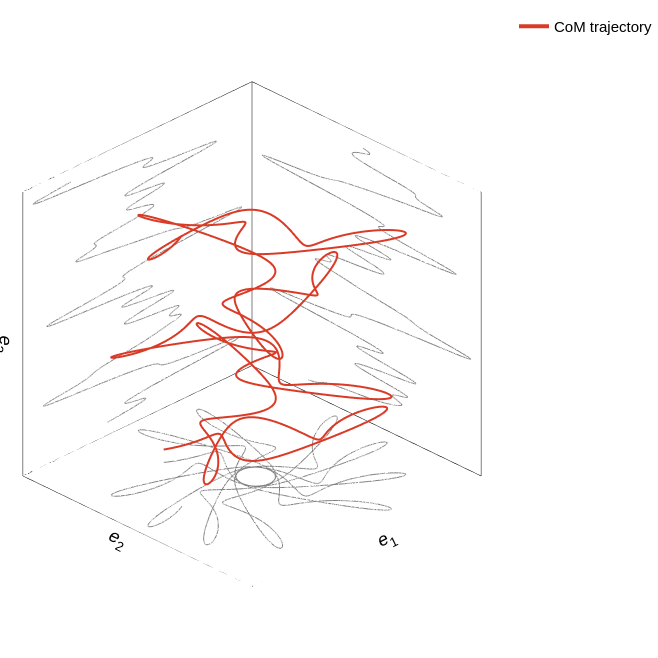

The code cell stored with this chart in its notebook:
### Markdown cell above
## 7 — Lab-frame trajectory of the centre of mass

Under sustained gravity the body sinks at roughly constant velocity
$\langle v_z\rangle$ while rotating, so the lab-frame CoM trajectory is
near-vertical with a small horizontal swirl.  To make the rotation–
translation coupling visible we plot the trajectory in a **co-moving
frame**, $z'(t) = z(t) - \langle v_z\rangle\,t$, with the average vertical
drift subtracted.  Grey shadow projections on the three back walls of the
bounding cube reveal the orbital pattern of the swirl.

### Code cell
# Lab-frame CoM trajectory: just plot the raw positions so the body's
# downward sinking under gravity is visible. Grey shadows on the three
# back walls (e_1=min, e_2=min, e_3=min) show the projections.
xs_t = positions[:, 0]
ys_t = positions[:, 1]
zs_t = positions[:, 2]


def _pad(lo, hi, frac=0.05):
    delta = max(hi - lo, 1e-12)
    return lo - frac * delta, hi + frac * delta


bounds = (
    _pad(xs_t.min(), xs_t.max()),
    _pad(ys_t.min(), ys_t.max()),
    _pad(zs_t.min(), zs_t.max()),
)

fig_com = figstyle.figure_3d(size="full", aspect=1.0)

# Outline only the three back panels (where the shadows land).
figstyle.add_back_panels(fig_com, *bounds, color=figstyle.COLORS["black"], width=1.0)

# Three planar shadows on those back walls.
figstyle.add_shadow(fig_com, xs_t, ys_t, zs_t, plane="xy_low", bounds=bounds)
figstyle.add_shadow(fig_com, xs_t, ys_t, zs_t, plane="xz_low", bounds=bounds)
figstyle.add_shadow(fig_com, xs_t, ys_t, zs_t, plane="yz_low", bounds=bounds)

# The sinking trajectory, on top of everything.
fig_com.add_trace(go.Scatter3d(
    x=xs_t, y=ys_t, z=zs_t, mode="lines",
    line=dict(color=figstyle.COLORS["red"], width=4),
    name="CoM trajectory",
))

# Lab-frame axis labels e_1, e_2, e_3 (with HTML subscripts so plotly
# renders them as italic e with subscripts).
fig_com.update_layout(scene=dict(
    xaxis=dict(title="<i>e</i><sub>1</sub>", range=list(bounds[0])),
    yaxis=dict(title="<i>e</i><sub>2</sub>", range=list(bounds[1])),
    zaxis=dict(title="<i>e</i><sub>3</sub>", range=list(bounds[2])),
))

figstyle.save(fig_com, "fig_3d_com", figdir=FIGDIR)
fig_com.show()

### Figure 1 — Plotly figure (JSON) as saved in the notebook; plotly's stock layout.template omitted (floating-point values rounded to 4 significant figures; data arrays with more than 128 entries replaced by an {"elided": "..."} marker saying what was removed)
{"data": [{"hoverinfo": "skip", "line": {"color": "#000000", "width": 1}, "mode": "lines", "showlegend": false, "type": "scatter3d", "x": [-12.76, 3.439], "y": [-7.692, -7.692], "z": [-4876.0, -4876.0]}, {"hoverinfo": "skip", "line": {"color": "#000000", "width": 1}, "mode": "lines", "showlegend": false, "type": "scatter3d", "x": [3.439, 3.439], "y": [-7.692, 8.221], "z": [-4876.0, -4876.0]}, {"hoverinfo": "skip", "line": {"color": "#000000", "width": 1}, "mode": "lines", "showlegend": false, "type": "scatter3d", "x": [3.439, -12.76], "y": [8.221, 8.221], "z": [-4876.0, -4876.0]}, {"hoverinfo": "skip", "line": {"color": "#000000", "width": 1}, "mode": "lines", "showlegend": false, "type": "scatter3d", "x": [-12.76, -12.76], "y": [8.221, -7.692], "z": [-4876.0, -4876.0]}, {"hoverinfo": "skip", "line": {"color": "#000000", "width": 1}, "mode": "lines", "showlegend": false, "type": "scatter3d", "x": [-12.76, 3.439], "y": [-7.692, -7.692], "z": [231.0, 231.0]}, {"hoverinfo": "skip", "line": {"color": "#000000", "width": 1}, "mode": "lines", "showlegend": false, "type": "scatter3d", "x": [-12.76, -12.76], "y": [-7.692, -7.692], "z": [-4876.0, 231.0]}, {"hoverinfo": "skip", "line": {"color": "#000000", "width": 1}, "mode": "lines", "showlegend": false, "type": "scatter3d", "x": [3.439, 3.439], "y": [-7.692, -7.692], "z": [-4876.0, 231.0]}, {"hoverinfo": "skip", "line": {"color": "#000000", "width": 1}, "mode": "lines", "showlegend": false, "type": "scatter3d", "x": [-12.76, -12.76], "y": [-7.692, 8.221], "z": [231.0, 231.0]}, {"hoverinfo": "skip", "line": {"color": "#000000", "width": 1}, "mode": "lines", "showlegend": false, "type": "scatter3d", "x": [-12.76, -12.76], "y": [8.221, 8.221], "z": [-4876.0, 231.0]}, {"hoverinfo": "skip", "line": {"color": "#7F7F7F", "width": 2}, "mode": "lines", "opacity": 1, "showlegend": false, "type": "scatter3d", "x": {"elided": "4000 float values"}, "y": {"elided": "4000 float values"}, "z": {"elided": "4000 float values"}}, {"hoverinfo": "skip", "line": {"color": "#7F7F7F", "width": 2}, "mode": "lines", "opacity": 1, "showlegend": false, "type": "scatter3d", "x": {"elided": "4000 float values"}, "y": {"elided": "4000 float values"}, "z": {"elided": "4000 float values"}}, {"hoverinfo": "skip", "line": {"color": "#7F7F7F", "width": 2}, "mode": "lines", "opacity": 1, "showlegend": false, "type": "scatter3d", "x": {"elided": "4000 float values"}, "y": {"elided": "4000 float values"}, "z": {"elided": "4000 float values"}}, {"line": {"color": "#DA3B26", "width": 4}, "mode": "lines", "name": "CoM trajectory", "type": "scatter3d", "x": {"elided": "4000 float values"}, "y": {"elided": "4000 float values"}, "z": {"elided": "4000 float values"}}], "layout": {"height": 658, "margin": {"b": 0, "l": 0, "r": 0, "t": 10}, "scene": {"xaxis": {"range": [-12.76, 3.439], "title": {"text": "<i>e</i><sub>1</sub>"}}, "yaxis": {"range": [-7.692, 8.221], "title": {"text": "<i>e</i><sub>2</sub>"}}, "zaxis": {"range": [-4876.0, 231.0], "title": {"text": "<i>e</i><sub>3</sub>"}}}, "width": 658}}
